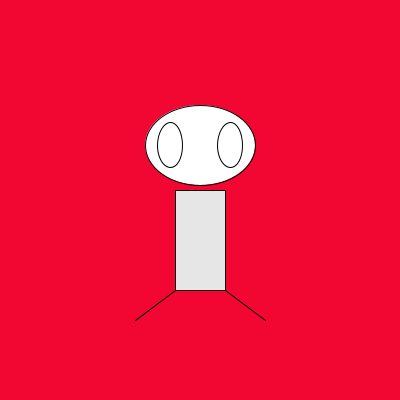
Frame 1 (no input)
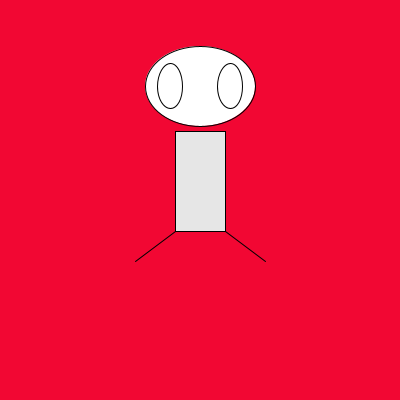
Frame 60 (the mouse pressed at the canvas centre just before this capture)
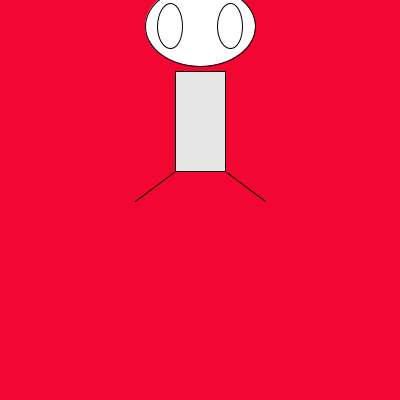
Frame 120 (the mouse held since frame 60 and released just before this capture)

The Processing sketch that drew these frames (run headless with seeded random() and noise(); from frame 60 on, the mouse is pressed at the canvas centre):

// Processing sketch: processing_175927
// ── processing_175927.pde

int BodyX = 200;
int BodyY = 240;
int LegAAX = 225;
int LegAAY = 290;
int LegABX = 265;
int LegABY = 320;
int LegBAX = 175;
int LegBAY = 290;
int LegBBX = 135;
int LegBBY = 320;
int HeadX = 200;
int HeadY = 145;
int EyeAX = 230;
int EyeAY = 145;
int EyeBX = 170;
int EyeBY = 145;
float EyeColorA = (255);
float EyeColorB = (255);
float EyeColorC = (255);

void setup() {
  size (400,400); //Make a 400 Pixel Background
  background(#F20733); //Fill it with a sky blue color (#8BDAED)
}

void draw() {
fill(230,230,230);  
background(#F20733);
rectMode(CENTER);
rect(BodyX,BodyY,50,100);//Body
line(LegAAX,LegAAY,LegABX,LegABY);//LegB
line(LegBAX,LegBAY,LegBBX,LegBBY);//LegA
fill(255,255,255);
ellipseMode(CENTER);
ellipse(HeadX,HeadY,110,80);//Head
fill(EyeColorA,EyeColorB,EyeColorC);
ellipseMode(CENTER);
ellipse(EyeAX,EyeAY,25,45);//EyeB
ellipseMode(CENTER);
ellipse(EyeBX,EyeBY,25,45);//EyeA


BodyY = BodyY - 1;
LegAAY = LegAAY - 1;
LegABY = LegABY - 1;
LegBAY = LegBAY - 1;
LegBBY = LegBBY - 1;
HeadY = HeadY - 1;
EyeAY = EyeAY - 1;
EyeBY = EyeBY - 1;

EyeColorA = (255);
EyeColorB = (255);
EyeColorC = (255);
}
